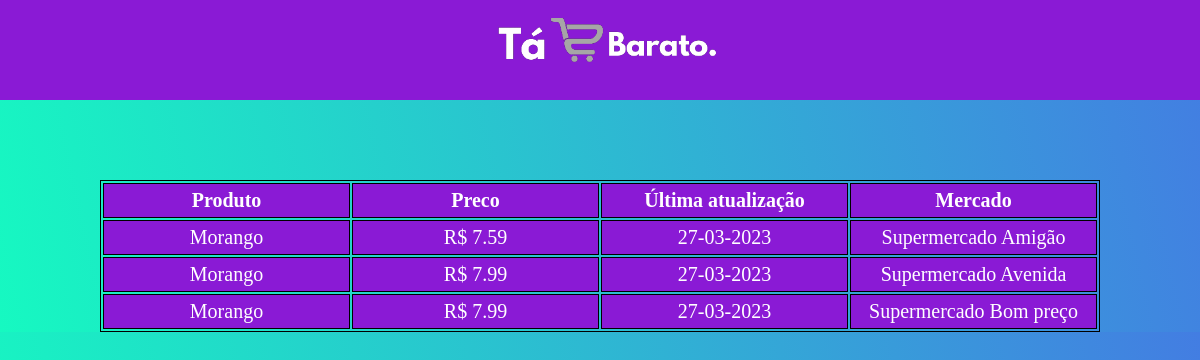
/busca/busca.php?nome=Morango, run on the app's committed database.
### tables this page shows
CREATE TABLE `produtos` (
  `Codigo_Produto` int(11) NOT NULL,
  `Nome` varchar(100) NOT NULL,
  `ID_Produto` int(11) NOT NULL,
  `Quantidade` int(11) DEFAULT 0,
  `Preco` decimal(10,2) DEFAULT NULL,
  `Valor_Total` decimal(10,2) GENERATED ALWAYS AS (`Quantidade` * `Preco`) STORED,
  `ID_Mercado` int(11) NOT NULL,
  `Data` date DEFAULT NULL
);

CREATE TABLE `mercados` (
  `ID_Mercado` int(11) NOT NULL,
  `Nome` varchar(100) NOT NULL,
  `Endereco` varchar(200) NOT NULL,
  `CNPJ` varchar(20) NOT NULL,
  `Email` varchar(200) NOT NULL,
  `Senha` varchar(60) NOT NULL
);

### busca/busca.php (the view, shortened to what this page needs)
<?php
    include '../php/conexao.php';
    $nome = @$_POST['Pesquisa'];
    $link = @$_GET['nome'];
    $query = "SELECT produtos.*, mercados.Nome AS NomeMercado
              FROM produtos
              JOIN mercados ON produtos.ID_mercado = mercados.ID_Mercado
              WHERE produtos.Nome = '$nome'  OR produtos.Nome = '$link'
              ORDER BY ISNULL(produtos.Preco), produtos.Nome ASC, produtos.Preco ASC";
    $resultado = mysqli_query($conexao, $query);
?>
<!DOCTYPE html>
<html lang="pt-br">
<head>
    <link rel="stylesheet" href="busca.css">
</head>
<body>
    <nav class="navbar">
        <div class="logo"><a href="../TaBarato_inicial/index.php"><img src="img1.png" alt=""></a></div>
    </nav>
    <main class="container">
        <?php
        if (mysqli_num_rows($resultado) != 0) {
        ?>
            <div class="container">
                <table>
                    <tr class="tipos_tabela">
                        <th>Produto</th>
                        <th>Preco</th>
                        <th>Última atualização</th>
                        <th>Mercado</th>
                    </tr>
                    <?php
                    while ($linha = mysqli_fetch_array($resultado)) {
                        echo '<tr><td>' . $linha['Nome'] . '</td>';
                        if($linha['Preco'] == NULL or $linha['Preco'] <= 0 or $linha['Quantidade'] <= 0){
                            echo '<td> ---------- </td>';
                            echo '<td> ---------- </td>';
                        }
                        else{
                            echo '<td> R$ ' . $linha['Preco'] . '</td>';
                            echo '<td>' . date('d-m-Y', strtotime($linha['Data'])) . '</td>';
                        }
                        echo '<td>' . $linha['NomeMercado'] . '</td></tr>';
                    }
                    ?>
                </table>
            </div>
        <?php
        }
        ?>
    </main>
</body>
</html>

### busca/busca.css (style rules this page uses)
.navbar { width: 100%; background-color: #8A1AD5; height: 100px; display: flex; justify-content: center; align-items: center; }
img { width: 297px; height: 60px; object-fit: cover; }

### busca/busca.php (style rules this page uses)
body { margin: 0; padding: 0; box-sizing: content-box; background: linear-gradient(257.56deg, #437de2 0%, #16f9c1 100%); }
.container { width: 100%; margin: auto; margin-top: 40px; display: flex; justify-content: center; align-items: center; }
table { animation: go-back 1s; width: 1000px; font-size: 20px; border: 0.1px solid black; }
th, td { padding: 5px; border: 1px solid black; text-align: center; width: 200px; background-color: #8A1AD5; }
tr, td { padding: 5px; color: white; }
a { text-decoration: none; color: black; font-family: 'Gill Sans', 'Gill Sans MT', Calibri, 'Trebuchet MS', sans-serif; }

### data on the page
produtos: Nome "Morango", Preco "7.59", Data "27-03-2023", ID_Mercado.Nome "Supermercado Amigão"
produtos: Nome "Morango", Preco "7.99", Data "27-03-2023", ID_Mercado.Nome "Supermercado Avenida"
produtos: Nome "Morango", Preco "7.99", Data "27-03-2023", ID_Mercado.Nome "Supermercado Bom preço"
